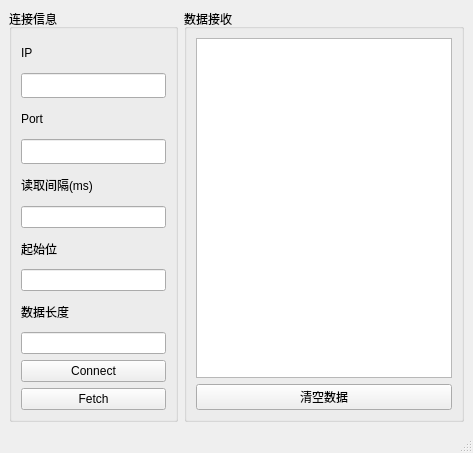
<?xml version="1.0" encoding="UTF-8"?>
<ui version="4.0">
 <class>MainWindow</class>
 <widget class="QMainWindow" name="MainWindow">
  <property name="geometry">
   <rect>
    <x>0</x>
    <y>0</y>
    <width>473</width>
    <height>453</height>
   </rect>
  </property>
  <property name="windowTitle">
   <string>MainWindow</string>
  </property>
  <widget class="QWidget" name="centralwidget">
   <layout class="QHBoxLayout" name="horizontalLayout">
    <item>
     <widget class="QGroupBox" name="groupBox">
      <property name="sizePolicy">
       <sizepolicy hsizetype="Preferred" vsizetype="Preferred">
        <horstretch>0</horstretch>
        <verstretch>0</verstretch>
       </sizepolicy>
      </property>
      <property name="title">
       <string>连接信息</string>
      </property>
      <layout class="QVBoxLayout" name="verticalLayout">
       <item>
        <widget class="QLabel" name="labelIP">
         <property name="text">
          <string>IP</string>
         </property>
        </widget>
       </item>
       <item>
        <widget class="QLineEdit" name="editIP">
         <property name="font">
          <font>
           <family>Ubuntu Mono</family>
          </font>
         </property>
         <property name="inputMask">
          <string/>
         </property>
        </widget>
       </item>
       <item>
        <widget class="QLabel" name="labelPort">
         <property name="text">
          <string>Port</string>
         </property>
        </widget>
       </item>
       <item>
        <widget class="QLineEdit" name="editPort">
         <property name="font">
          <font>
           <family>Ubuntu Mono</family>
          </font>
         </property>
         <property name="inputMask">
          <string/>
         </property>
        </widget>
       </item>
       <item>
        <widget class="QLabel" name="labelInterval">
         <property name="text">
          <string>读取间隔(ms)</string>
         </property>
        </widget>
       </item>
       <item>
        <widget class="QLineEdit" name="editInterval"/>
       </item>
       <item>
        <widget class="QLabel" name="labelStart">
         <property name="text">
          <string>起始位</string>
         </property>
        </widget>
       </item>
       <item>
        <widget class="QLineEdit" name="editStart"/>
       </item>
       <item>
        <widget class="QLabel" name="labelLength">
         <property name="text">
          <string>数据长度</string>
         </property>
        </widget>
       </item>
       <item>
        <widget class="QLineEdit" name="editLength"/>
       </item>
       <item>
        <widget class="QPushButton" name="btnConnect">
         <property name="enabled">
          <bool>true</bool>
         </property>
         <property name="text">
          <string>Connect</string>
         </property>
        </widget>
       </item>
       <item>
        <widget class="QPushButton" name="btnFetch">
         <property name="text">
          <string>Fetch</string>
         </property>
        </widget>
       </item>
      </layout>
     </widget>
    </item>
    <item>
     <widget class="QGroupBox" name="groupBox_2">
      <property name="title">
       <string>数据接收</string>
      </property>
      <layout class="QVBoxLayout" name="verticalLayout_5">
       <item>
        <widget class="QTextBrowser" name="textRecv"/>
       </item>
       <item>
        <widget class="QPushButton" name="btnClear">
         <property name="text">
          <string>清空数据</string>
         </property>
        </widget>
       </item>
      </layout>
     </widget>
    </item>
   </layout>
  </widget>
  <widget class="QMenuBar" name="menubar">
   <property name="geometry">
    <rect>
     <x>0</x>
     <y>0</y>
     <width>473</width>
     <height>22</height>
    </rect>
   </property>
  </widget>
  <widget class="QStatusBar" name="statusbar"/>
 </widget>
 <resources/>
 <connections/>
</ui>
